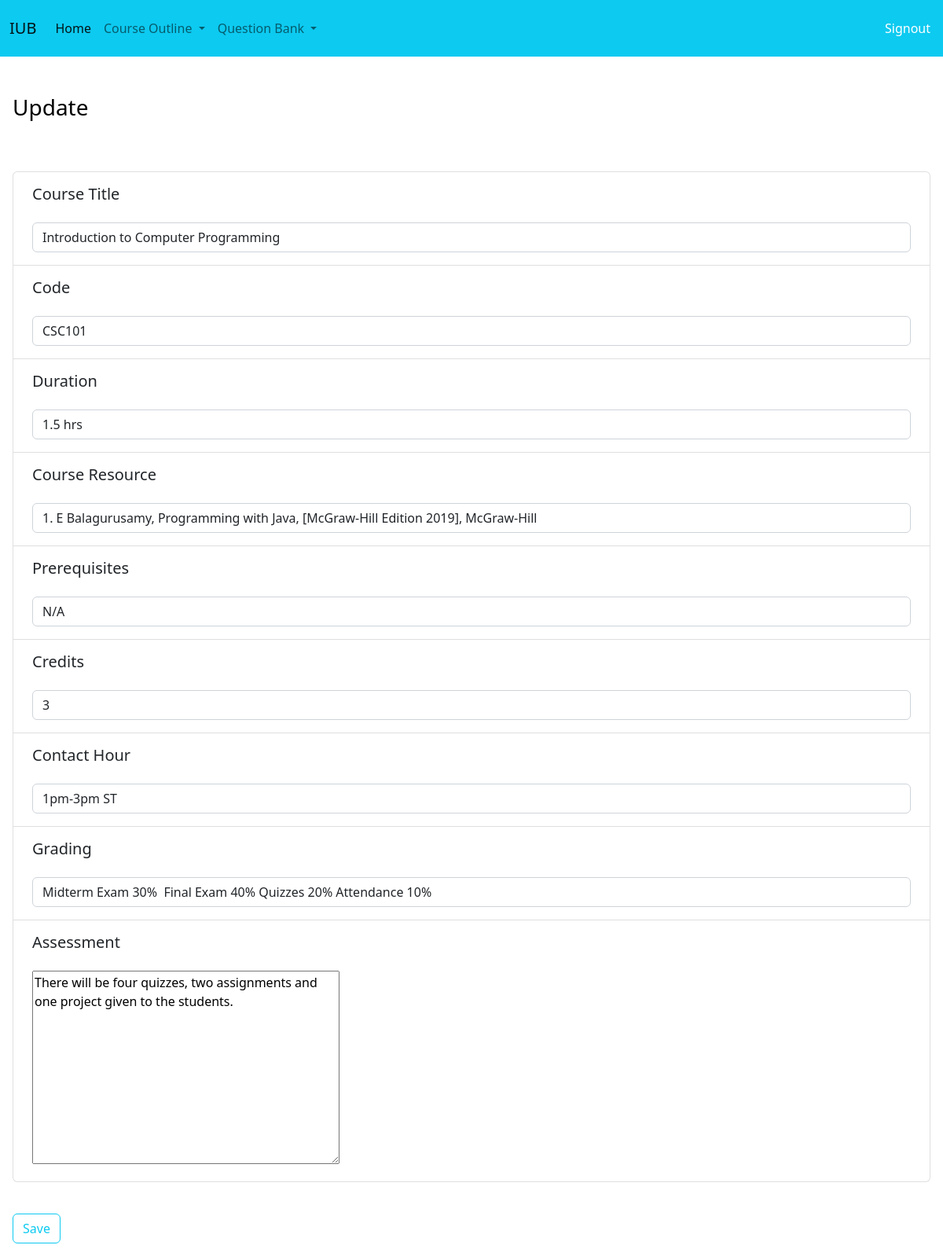
The page /edit/3/ on the database its author committed.
### bank/models.py (models this page shows)
class CourseOutline(models.Model):
    CourseTitle=models.CharField(max_length=100, blank=True)
    courseCode=models.CharField(max_length=20)
    courseResource=models.TextField()
    duration=models.CharField(max_length=10, blank=True)
    PreRequisite=models.CharField(max_length=100, blank=True)
    credit=models.IntegerField()
    contactHour=models.CharField(max_length=30, blank=True)
    grading=models.TextField()
    assesment=models.TextField()
    SEMS=(
        ('Summer','Summer'),
        ('Spring','Spring'),
        ('Autumn', 'Autumn')
    )
    semester=models.CharField(max_length=6, choices=SEMS)
    year=models.IntegerField(default=2022)
    days=models.TextField(blank=True)
    name=models.CharField(max_length=50)
    email=models.TextField()
    mob=models.CharField(max_length=11,blank=True,null=True)
    office=models.CharField(max_length=25,blank=True,null=True)
    course_descrip=models.TextField()
    mark=models.FloatField()

### bank/views.py (the view)
# urls.py: path('edit/<courseOutline_id>/', views.editCourseOutline, name="edit_courseOutline"),
def editCourseOutline(request,courseOutline_id):
    outlines=CourseOutline.objects.get(pk=courseOutline_id)
    form=CourseOutlineForm(request.POST or None,instance=outlines)
    if form.is_valid():
        form.save()
        return redirect('drafts_Outline')
    return render(request, 'bank/editCourseOutline.html',{'outlines':outlines,'form':form})

### bank/templates/bank/editCourseOutline.html (shortened to what this page needs)
{% extends 'bank/base.html' %}
{% block title %}
Update
{% endblock %}
{% block content %}
<br>
<form class="p-3 me-3 mt-3 table align-middle mb-0 bg-white" action="" method="POST">
    <ul class="questionList fw-normal form-light list-group text-black">
        <li id="title" label="title"class=" list-group-item"><label  class="p-2 text-lg-start"><h5>Course Title</h5></label><div>{{ form.CourseTitle }}</div></li>
        <li id="code" class="Code list-group-item"><label  class="p-2 text-lg-start"><h5>Code</h5></label><div>{{ form.courseCode }}</div></li>
        <li id="dur" class="Duration list-group-item"><label  class="p-2 text-lg-start"><h5>Duration</h5></label><div>{{ form.duration }}</div></li>
        <li id="res" class="Resource list-group-item"><label  class="p-2 text-lg-start"><h5>Course Resource</h5></label><div>{{ form.courseResource }}</div></li>
        <li id="pre" class="Prerequisite list-group-item"><label  class="p-2 text-lg-start"><h5>Prerequisites</h5></label><div>{{ form.PreRequisite }}</div></li>
        <li id="cred" class="Credits list-group-item"><label  class="p-2 text-lg-start"><h5>Credits</h5></label><div>{{ form.credit }}</div></li>
        <li id="con" class="Contact list-group-item"><label  class="p-2 text-lg-start"><h5>Contact Hour</h5></label><div>{{ form.contactHour }}</div></li>
        <li id="grade" class="Grading list-group-item"><label  class="p-2 text-lg-start"><h5>Grading</h5></label><div>{{ form.grading }}</div></li>
        <li id="asses" class="Assessment list-group-item"><label  class="p-2 text-lg-start"><h5>Assessment</h5></label><div>{{ form.assesment }}</div></li>
    </ul>
    <br/>
    <input type="submit" value="Save" class="mt-3 btn btn-outline-info">
</form>
{% endblock %}

### rows shown on the page
CourseOutline: CourseTitle "Introduction to Computer Programming", courseCode "CSC101", duration "1.5 hrs", courseResource "1. E Balagurusamy, Programming with Java, [McGraw-Hill Edition 2019], McGraw-Hill", PreRequisite "N/A", credit "3", contactHour "1pm-3pm ST", grading "Midterm Exam 30% Final Exam 40% Quizzes 20% Attendance 10%", assesment "There will be four quizzes, two assignments and one project given to the students."
